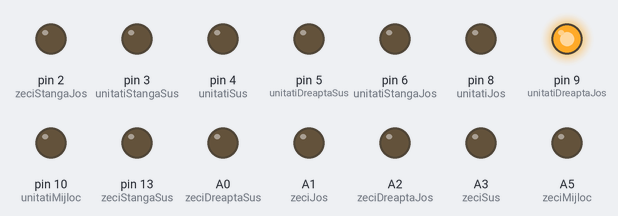
A sketch run on a simulated Arduino Uno, built with avr-gcc and run on an emulated ATmega328P. Parts: output pins drawn as LEDs (lit = HIGH).

Above: at 0.1 s.
At 4.6 s:
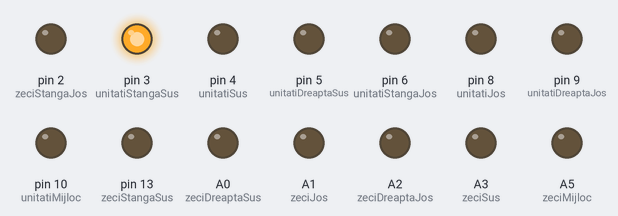
At 9.1 s:
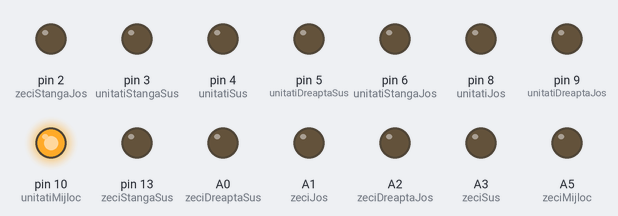
At 19.6 s:
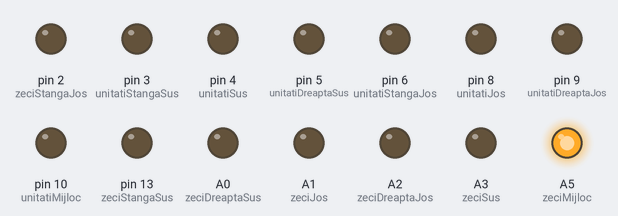
At 28.6 s:
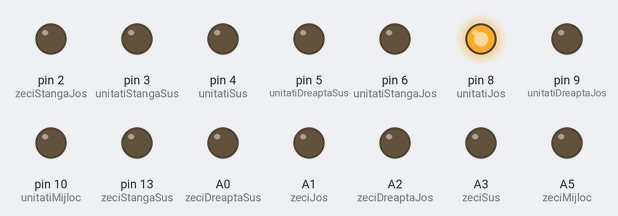
At 38.1 s:
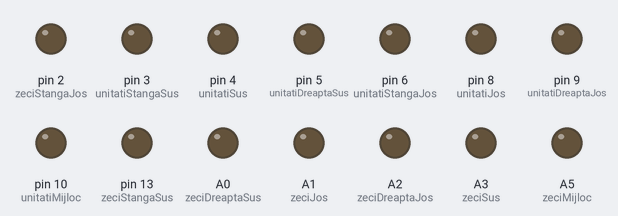
Timing chart, 0 to 40.0 s (numbered marks = the images above):
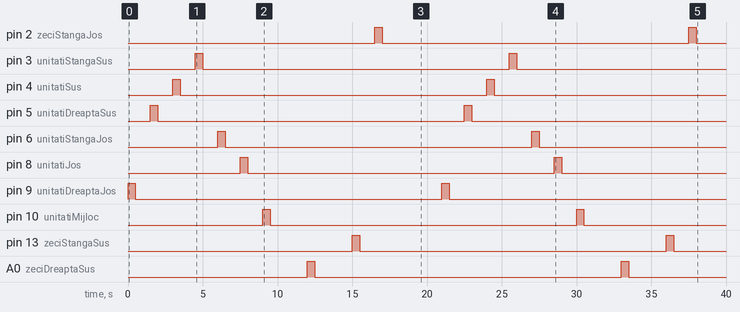

Measured:
- by itself, A5 (zeciMijloc): LOW → HIGH at 19.5 s, → LOW 0.50 s later
- by itself, pin 2 (zeciStangaJos), pin 3 (unitatiStangaSus), pin 4 (unitatiSus), pin 5 (unitatiDreaptaSus), pin 6 (unitatiStangaJos), pin 8 (unitatiJos), pin 9 (unitatiDreaptaJos), pin 10 (unitatiMijloc), pin 13 (zeciStangaSus), A0 (zeciDreaptaSus), A1 (zeciJos), A2 (zeciDreaptaJos), A3 (zeciSus): alternates HIGH for 0.50 s and LOW for 20.5 s

The sketch:

7segment.ino
```cpp
int unitatiDreaptaJos = 9, unitatiJos = 8, unitatiMijloc = 10,
    unitatiStangaJos = 6, unitatiDreaptaSus = 5,
    unitatiSus = 4, unitatiStangaSus = 3;

int zeciStangaJos = 2, zeciStangaSus = 13;
byte zeciMijloc = A5, zeciSus = A3, zeciJos = A1,
     zeciDreaptaJos = A2, zeciDreaptaSus = A0;

void setup()
{
  pinMode(unitatiDreaptaJos, OUTPUT);
  pinMode(unitatiJos, OUTPUT);
  pinMode(unitatiMijloc, OUTPUT);
  pinMode(unitatiStangaJos, OUTPUT);
  pinMode(unitatiDreaptaSus, OUTPUT);
  pinMode(unitatiSus, OUTPUT);
  pinMode(unitatiStangaSus, OUTPUT);

  pinMode(zeciStangaJos, OUTPUT);
  pinMode(zeciMijloc, OUTPUT);
  pinMode(zeciSus, OUTPUT);
  pinMode(zeciJos, OUTPUT);
  pinMode(zeciDreaptaJos, OUTPUT);
  pinMode(zeciStangaSus, OUTPUT);
  pinMode(zeciDreaptaSus, OUTPUT);
}

void debug()
{
  digitalWrite(unitatiDreaptaJos, HIGH);
  delay(500);
  digitalWrite(unitatiDreaptaJos, LOW);
  delay(1000);
  digitalWrite(unitatiDreaptaSus, HIGH);
  delay(500);
  digitalWrite(unitatiDreaptaSus, LOW);
  delay(1000);
  digitalWrite(unitatiSus, HIGH);
  delay(500);
  digitalWrite(unitatiSus, LOW);
  delay(1000);
  digitalWrite(unitatiStangaSus, HIGH);
  delay(500);
  digitalWrite(unitatiStangaSus, LOW);
  delay(1000);
  digitalWrite(unitatiStangaJos, HIGH);
  delay(500);
  digitalWrite(unitatiStangaJos, LOW);
  delay(1000);
  digitalWrite(unitatiJos, HIGH);
  delay(500);
  digitalWrite(unitatiJos, LOW);
  delay(1000);
  digitalWrite(unitatiMijloc, HIGH);
  delay(500);
  digitalWrite(unitatiMijloc, LOW);
  delay(1000);

  digitalWrite(zeciDreaptaJos, HIGH);
  delay(500);
  digitalWrite(zeciDreaptaJos, LOW);
  delay(1000);
  digitalWrite(zeciDreaptaSus, HIGH);
  delay(500);
  digitalWrite(zeciDreaptaSus, LOW);
  delay(1000);
  digitalWrite(zeciSus, HIGH);
  delay(500);
  digitalWrite(zeciSus, LOW);
  delay(1000);
  digitalWrite(zeciStangaSus, HIGH);
  delay(500);
  digitalWrite(zeciStangaSus, LOW);
  delay(1000);
  digitalWrite(zeciStangaJos, HIGH);
  delay(500);
  digitalWrite(zeciStangaJos, LOW);
  delay(1000);
  digitalWrite(zeciJos, HIGH);
  delay(500);
  digitalWrite(zeciJos, LOW);
  delay(1000);
  digitalWrite(zeciMijloc, HIGH);
  delay(500);
  digitalWrite(zeciMijloc, LOW);
  delay(1000);
}

void loop()
{
  debug();
}
```
